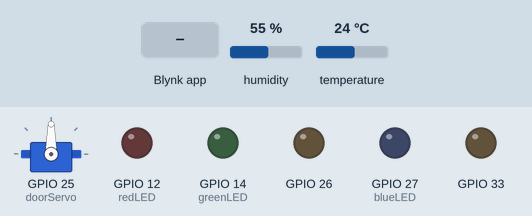
Simulated run of this sketch. Board: ESP32. Parts: servo, output pins drawn as LEDs (lit = HIGH). The test bench sets the inputs (shaded band); at power-on: humidity 55 %, temperature 24 °C. WiFi joins after 1.5 s; servers stay silent unless stated.

Above: at 3.0 s.
3.1 s: Blynk app writes 1 to V5
At 4.2 s:
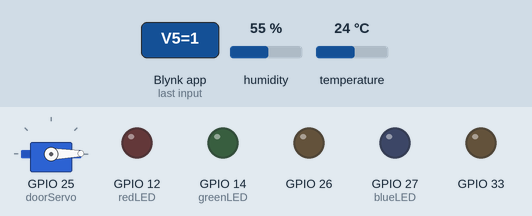
4.6 s: Blynk app writes 200 to V5
At 5.4 s:
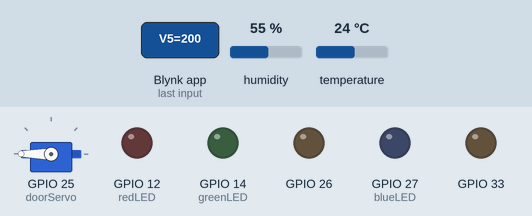
Timing chart, 0 to 7.6 s (numbered marks = the images above; inputs shaded):
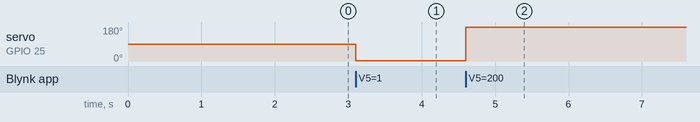

Measured:
- after the input at 3.1 s, servo on GPIO 25 (doorServo): 90° → 1° at once
- after the input at 4.6 s, servo on GPIO 25 (doorServo): 1° → 180° at once

The sketch:

SmartHome.ino
```cpp
#include <WiFi.h>
#include <BlynkSimpleEsp32.h>
#include <Servo.h>
#include <DHT.h>

char auth[] = "YourAuthToken";
char ssid[] = "YourNetworkName";
char pass[] = "YourPassword";

// DHT Sensor
#define DHTPIN 2          // Digital pin connected to the DHT sensor
#define DHTTYPE DHT11     // DHT 11

DHT dht(DHTPIN, DHTTYPE);

// Servo Motor
Servo doorServo;
int doorPosition = 90; // Initial position

// LEDs
int redLED = 12;
int greenLED = 14;
int blueLED = 27;

// Fans
int fan1Speed = 0;
int fan2Speed = 0;

void setup()
{
  Serial.begin(115200);
  Blynk.begin(auth, ssid, pass);
  dht.begin();
  doorServo.attach(25);

  // Define pin modes
  pinMode(redLED, OUTPUT);
  pinMode(greenLED, OUTPUT);
  pinMode(blueLED, OUTPUT);
}

void loop()
{
  Blynk.run();
  int h = dht.readHumidity();
  int t = dht.readTemperature();

  // Check if any reads failed and exit early (to try again).
  if (isnan(h) || isnan(t)) {
    Serial.println("Failed to read from DHT sensor!");
    return;
  }

  // Control the door with Blynk button
  doorPosition = doorServo.read();
  Blynk.virtualWrite(V5, doorPosition);

  // Control the LEDs with Blynk buttons
  digitalWrite(redLED, Blynk.virtualRead(V6));
  digitalWrite(greenLED, Blynk.virtualRead(V7));
  digitalWrite(blueLED, Blynk.virtualRead(V8));

  // Control fan speeds with Blynk sliders
  fan1Speed = Blynk.virtualRead(V9);
  fan2Speed = Blynk.virtualRead(V10);
  // Apply fan speed to your hardware
  analogWrite(26, fan1Speed);
  analogWrite(33, fan2Speed);

  // Send sensor data to Blynk
  Blynk.virtualWrite(V1, t);
  Blynk.virtualWrite(V2, h);
}

BLYNK_WRITE(V5) // Door servo position
{
  int pos = param.asInt();
  doorServo.write(pos);
}

void fanControl1(int fanSpeed)
{
  // Control fan 1 here
}

void fanControl2(int fanSpeed)
{
  // Control fan 2 here
}
```
